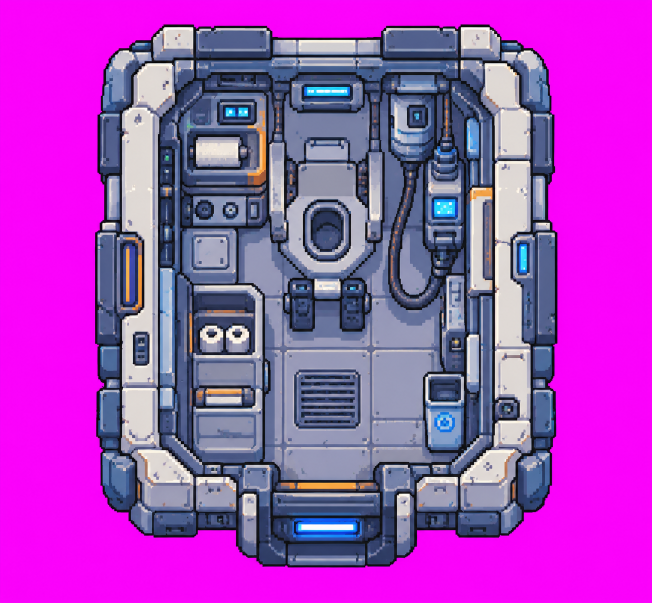
#> input picture src/assets/Nave/Banheiro-Espacial.png, 1304 x 1206 px, given in place of equipe1.png, which was not available (shown at 1/2 size)
$ python build_head_sheets.py
#> lines starting #> are read from the running program, lines starting #| are printed output that depends on the picture; after the words box and inside, x2 and y2 are one past the last pixel; in counts of white or black regions, pixels touching at a corner belong together
### scripts/build_station_assets.py
"""
Build the in-game station pieces from the raw art in src/assets/Nave/.

For every piece it:
  1. keys out the magenta background (soft alpha + colour un-blending, so the
     JPEG fringes do not leave a pink halo),
  2. trims the empty border,
  3. resizes it to the in-game scale (pixels on screen at camera zoom 1),
  4. writes an RGBA PNG to src/assets/station/<name>.png.

Requirements: Python 3.10+, Pillow, numpy  (pip install pillow numpy)
Usage (from the project root):  python scripts/build_station_assets.py

Re-run it whenever an image in src/assets/Nave/ changes. If the trimmed size
of a piece changes, check its walkable rects in src/game/world/stationLayout.ts.
"""

from __future__ import annotations

import sys
from pathlib import Path

import numpy as np
from PIL import Image

ROOT = Path(__file__).resolve().parent.parent
SRC_DIR = ROOT / "src" / "assets" / "Nave"
OUT_DIR = ROOT / "src" / "assets" / "station"

# name -> (source file, scale). Scales put every piece on the same visual grid:
# the 1536px top-down rooms at 0.5, the 2752px side-view art at 0.25.
PIECES: dict[str, tuple[str, float]] = {
    "greenhouse": ("Estufa-Hidropônica-Espacial.png", 0.5),
    "lab": ("modulo-laboratorial- invertido.jpeg", 0.5),
    "gym": ("Academia.png", 0.5),
    "kitchen": ("Cozinha.png", 0.5),
    "capsules": ("Cápsulas-Espaciais-de-Transporte.png", 0.5),
    "bathroom": ("banheiro-invertido.jpeg", 0.42),
    "dormitory": ("cabine-dormitorio.jpeg", 0.5),
    "node": ("no-de-conexao.jfif", 0.25),
    "airlock": ("airlocks.jfif", 0.25),
    "truss": ("treliça.jfif", 0.25),
    "radiator": ("radiador.jfif", 0.25),
    "solar": ("Painel-Solar.jpeg", 0.75),
}

# Pieces whose art itself contains magenta/pink (the greenhouse grow lights): only the
# magenta connected to the image border is background. Everywhere else every magenta
# pixel is keyed, so enclosed gaps (e.g. inside the truss lattice) turn transparent too.
BORDER_KEY_ONLY = {"greenhouse"}

# Doorways painted in the key colour (a see-through gap between the door posts). After
# keying they would show open space and cut the crew walking through them, so they are
# filled with the floor right below. Rects are (x0, y0, x1, y1) in built-PNG pixels.
DOOR_FILLS: dict[str, list[tuple[int, int, int, int]]] = {
    "bathroom": [(160, 24, 236, 80)],
    "lab": [(347, 14, 401, 46)],
}
# Height of the floor strip (just under the hole) that is tiled upward into it.
DOOR_FILL_STRIP = 16

# "magenta-ness" = min(R, B) - G. Pure key ~255, neutral greys ~0, blues < 0.
KEY_OPAQUE_BELOW = 60.0
KEY_CLEAR_ABOVE = 140.0


# [17 lines left out: function connected_to_border, not called in this run]


def key_out_magenta(img: Image.Image, border_only: bool = False) -> Image.Image:
#> called with border_only = False
    rgb = np.asarray(img.convert("RGB")).astype(np.float32)
    r, g, b = rgb[..., 0], rgb[..., 1], rgb[..., 2]
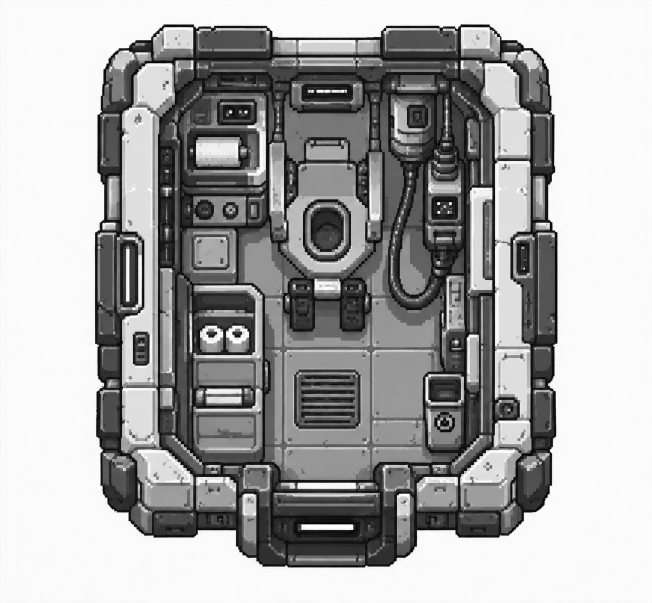
#> r: shape (1206, 1304) float32 (shown at 1/2 size); min 0, max 255, mean 167.2
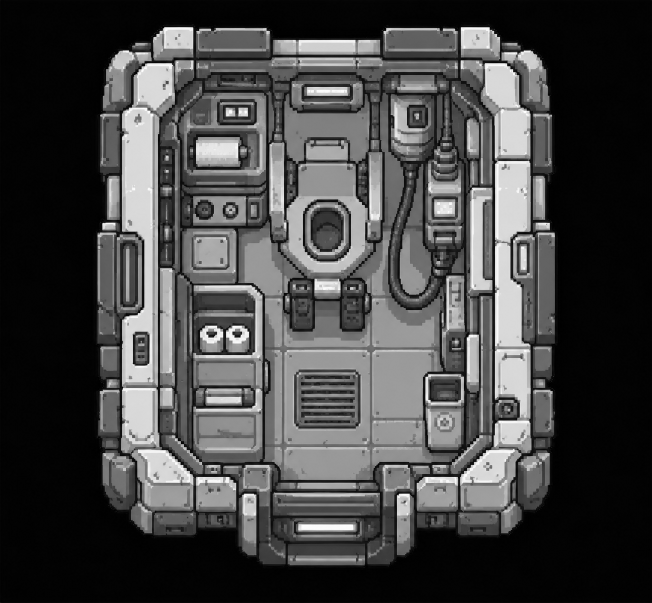
#> g: shape (1206, 1304) float32 (shown at 1/2 size); min 0, max 255, mean 68.8
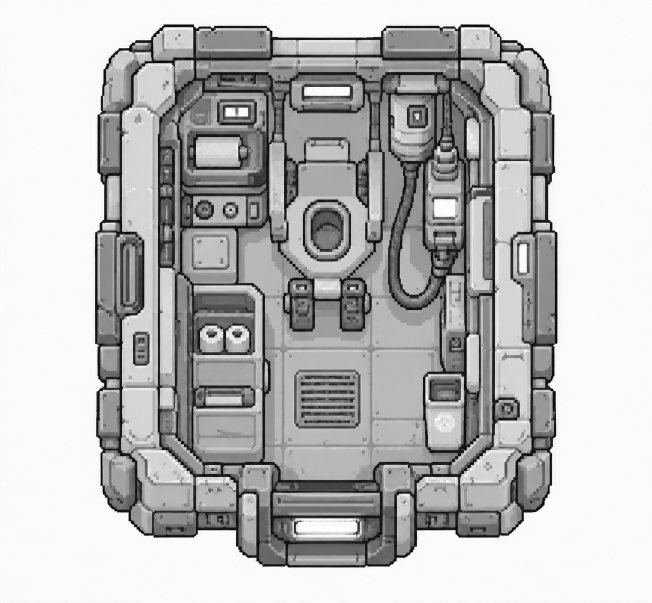
#> b: shape (1206, 1304) float32 (shown at 1/2 size); min 0, max 255, mean 186.5
    m = np.minimum(r, b) - g
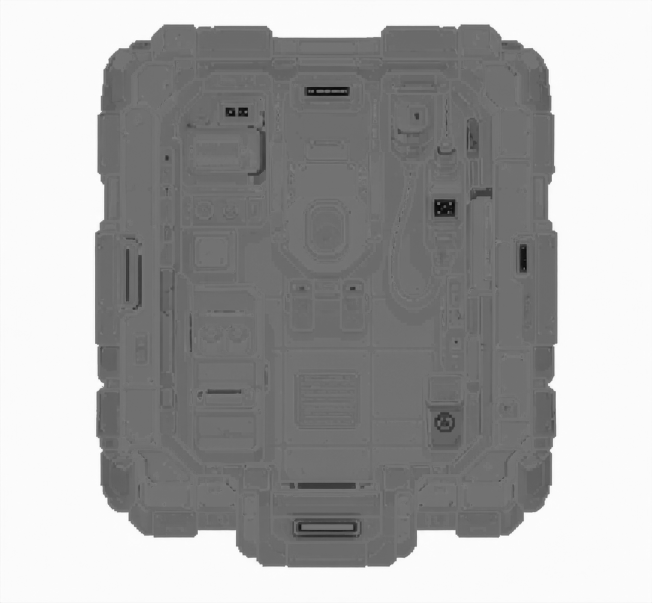
#> m: shape (1206, 1304) float32 (shown at 1/2 size); min -208, max 255, mean 96.4; drawn with min black and max white

    # Actual key colour of this file (JPEG/PNG exports drift a little from #ff00ff).
    key_px = rgb[m > 180]
    key = key_px.mean(axis=0) if len(key_px) else np.array([255.0, 0.0, 255.0])
#> key = [250.5, 2.1, 250.3]

    alpha = np.clip((KEY_CLEAR_ABOVE - m) / (KEY_CLEAR_ABOVE - KEY_OPAQUE_BELOW), 0.0, 1.0)
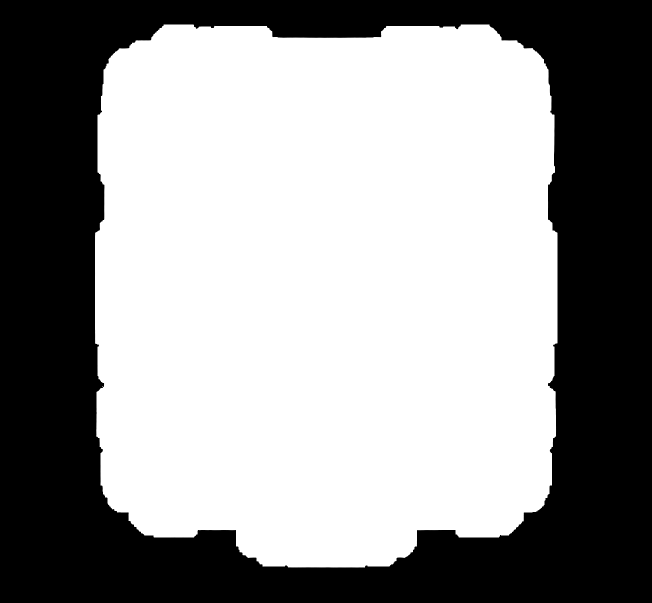
#> alpha: shape (1206, 1304) float32 (shown at 1/2 size); min 0, max 1, mean 0.587
    if border_only:
        alpha = np.where(connected_to_border(m > KEY_OPAQUE_BELOW), alpha, 1.0)

    # Un-blend partially keyed pixels: C = a*F + (1-a)*K  =>  F = (C - (1-a)K) / a
    a = alpha[..., None]
    safe = np.maximum(a, 1e-3)
    fg = np.clip((rgb - (1.0 - a) * key) / safe, 0, 255)
    fg = np.where(a > 0, fg, 0)
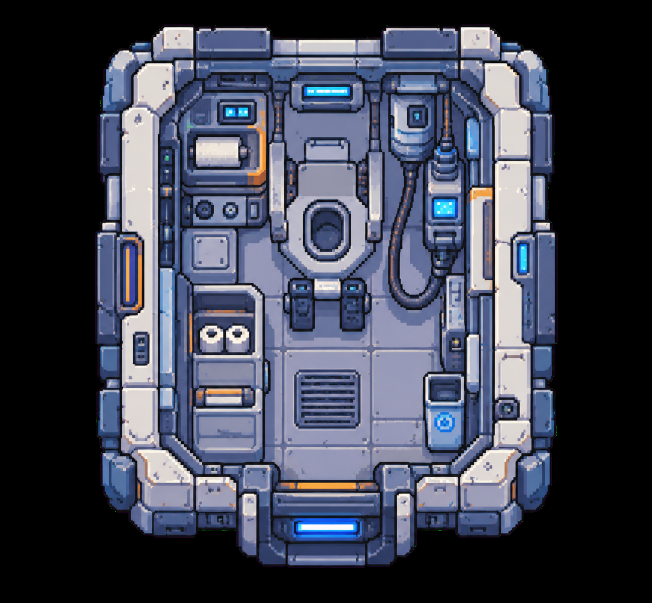
#> fg: shape (1206, 1304, 3) float32 (shown at 1/2 size); mean of channels 0, 1, 2 64, 67.9, 83.2; drawn as R, G, B

    out = np.dstack([fg, alpha * 255.0]).round().astype(np.uint8)
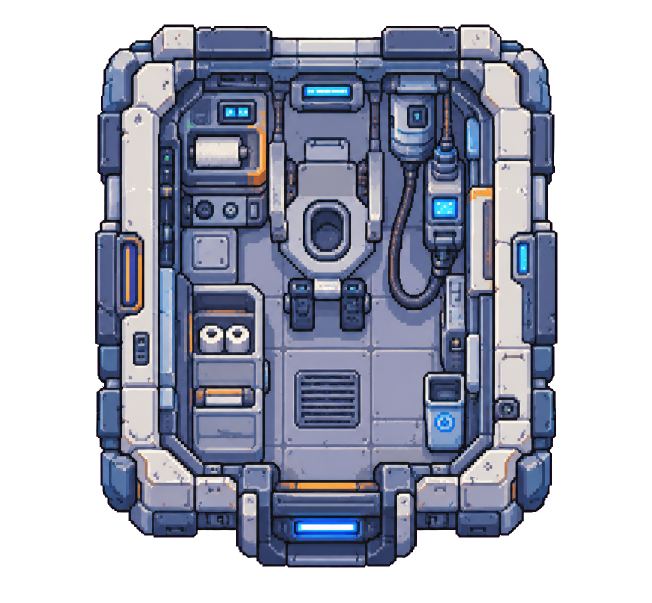
#> out: shape (1206, 1304, 4) (shown at 1/2 size); mean of channels 0, 1, 2, 3 64, 68, 83.2, 149.8; transparent parts drawn white
#> in main, `opaque = rgba[..., 3] > 128`: opaque: shape (1206, 1304) bool; 58.7% white; 1 black region, box (x1, y1, x2, y2) and area: (0, 0, 1304, 1206) 648926
    return Image.fromarray(out, "RGBA")


# [47 lines left out: functions fill_doorways, build_piece, main, not called in this run]


# [2 lines that do not run on import are left out]

### scripts/build_head_sheets.py
"""
Build the in-game head atlas from the team's head sheets (public/assets/cabecas/equipe*.png).

Each sheet is a 4x4 grid on a magenta background: one astronaut per row, columns
front / side (facing right) / side (facing left) / back. The art is pixel art drawn
~8.5x bigger than the game sprite, so every head is sampled back down to game pixels
(median of the middle of each source block, which keeps the pixels crisp) and placed
in a fixed frame with the chin on the neck pin, like the old atlas.

Output: src/assets/cabecas/exports/equipes/cabecas.png + cabecas.json
(same schema as web-v2/cabecas.json, read by src/game/world/modularAstronaut.ts).

Requirements: Python 3.10+, Pillow, numpy. Usage (project root):
    python scripts/build_head_sheets.py
"""

from __future__ import annotations

import json
import sys
from pathlib import Path

import numpy as np
from PIL import Image

sys.path.insert(0, str(Path(__file__).resolve().parent))
from build_station_assets import key_out_magenta  # noqa: E402

ROOT = Path(__file__).resolve().parent.parent
SRC_DIR = ROOT / "public" / "assets" / "cabecas"
OUT_DIR = ROOT / "src" / "assets" / "cabecas" / "exports" / "equipes"

# Sheet -> head id per row (ids are used in src/data/crews.ts).
SHEETS: dict[str, list[str]] = {
    "equipe1.png": ["a-pontes", "a-aunon", "a-schmitt", "a-mcclain"],
    "equipe2.png": ["b-armstrong", "b-aunon", "b-pontes", "b-watkins"],
}
# Sheet column used for each view the game needs (side frames face right).
VIEW_COLUMNS = {"front": 0, "side": 1, "back": 3}

# Game pixels per sheet pixel: ~195 sheet px from the top of the hair to the chin
# become ~23 game px, the size of the old heads.
SCALE = 23 / 195
FRAME_W, FRAME_H = 36, 31
# Neck pin: the chin's bottom pixel row is PIN_Y + 1 (as in the old atlas), and the
# head is centred half a pixel left of PIN_X.
PIN_X, PIN_Y = 18, 24
# Only the middle of each source block is sampled, so block edges don't bleed.
SAMPLE_CORE = 0.6


def runs(profile: np.ndarray, min_len: int) -> list[tuple[int, int]]:
    """[start, end] index ranges where `profile` is true, at least `min_len` long."""
#> called with profile = array of shape (1206,), min_len = 40
    out: list[tuple[int, int]] = []
    start: int | None = None
    for i, on in enumerate(profile):
        if on and start is None:
            start = i
        elif not on and start is not None:
            if i - start >= min_len:
                out.append((start, i - 1))
            start = None
#> this loop made 1206 passes
#> (on, start) on pass 50: (True, 49)
#> on on passes 1 to 6: False, False, False, False, False, False
#> after the loop, out = [(49, 1134)]
    if start is not None and len(profile) - start >= min_len:
        out.append((start, len(profile) - 1))
    return out


def chin_row(rgb: np.ndarray, opaque: np.ndarray) -> int:
    """Lowest skin-coloured row in the middle of a front view (hair can hang lower at the sides)."""
    w = rgb.shape[1]
    mid = slice(int(w * 0.3), int(w * 0.7))
    r, g, b = (rgb[:, mid, i].astype(int) for i in range(3))
    skin = (r > 150) & (r > g) & (g > b) & (r - b > 40) & opaque[:, mid]
    return int(np.nonzero(skin.any(axis=1))[0].max())


def sample_head(rgba: np.ndarray, center_x: float, chin_bottom: float) -> np.ndarray:
    """Game-sized head frame sampled from one sheet cell (coordinates in sheet px)."""
    out = np.zeros((FRAME_H, FRAME_W, 4), dtype=np.uint8)
    block = 1 / SCALE
    half = block * SAMPLE_CORE / 2
    h, w = rgba.shape[:2]
    for ty in range(FRAME_H):
        cy = chin_bottom + (ty + 0.5 - (PIN_Y + 2)) * block
        for tx in range(FRAME_W):
            cx = center_x + (tx + 0.5 - (PIN_X - 0.5)) * block
            y0, y1 = int(round(cy - half)), int(round(cy + half))
            x0, x1 = int(round(cx - half)), int(round(cx + half))
            if y1 <= 0 or x1 <= 0 or y0 >= h or x0 >= w:
                continue
            core = rgba[max(y0, 0) : y1, max(x0, 0) : x1].reshape(-1, 4)
            solid = core[core[:, 3] > 128]
            if len(solid) * 2 < len(core):
                continue
            out[ty, tx, :3] = np.median(solid[:, :3], axis=0).round()
            out[ty, tx, 3] = 255
    return out


def main() -> int:
    views = list(VIEW_COLUMNS)
    order: list[str] = []
    frames: list[list[np.ndarray]] = []

    for sheet, head_ids in SHEETS.items():
        rgba = np.asarray(key_out_magenta(Image.open(SRC_DIR / sheet)))
        opaque = rgba[..., 3] > 128
        rows = runs(opaque.sum(axis=1) > 2, 40)
#> rows = [(49, 1134)]
        if len(rows) != len(head_ids):
#> (the run stopped early here; a loop or call above may not have finished)

$ run again, on src/assets/Nave/Módulo-Espacial-Laboratorial.png
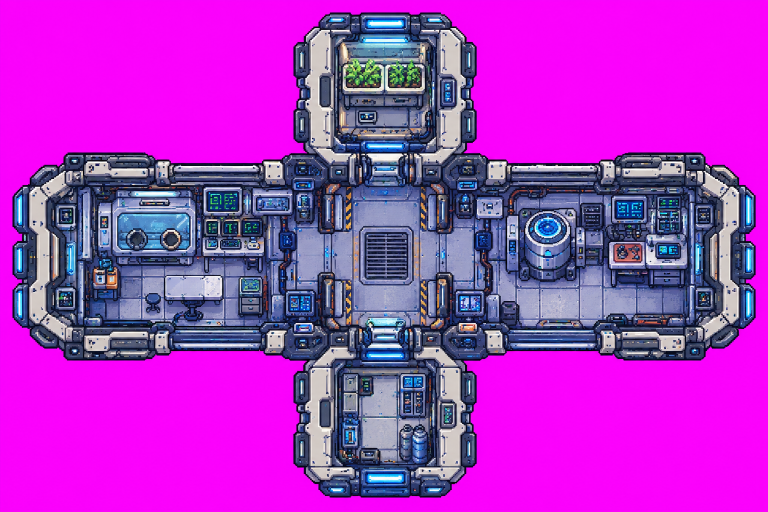
#> input picture src/assets/Nave/Módulo-Espacial-Laboratorial.png, 1536 x 1024 px, given in place of equipe1.png, which was not available (shown at 1/2 size)
#> in key_out_magenta, `m = np.minimum(r, b) - g`:
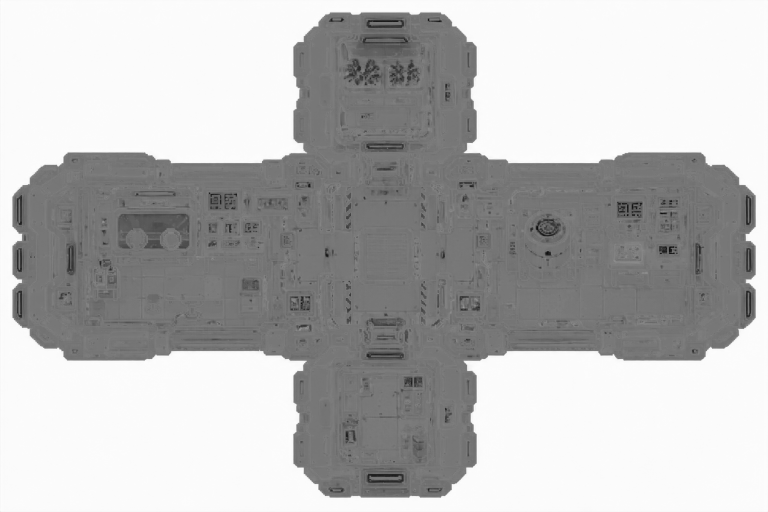
#> m: shape (1024, 1536) float32 (shown at 1/2 size); min -232, max 255, mean 121.3; drawn with min black and max white
#> key = [251.3, 1.95, 253]
#> in key_out_magenta, `out = np.dstack([fg, alpha * 255.0]).round().astype(np.uint8)`:
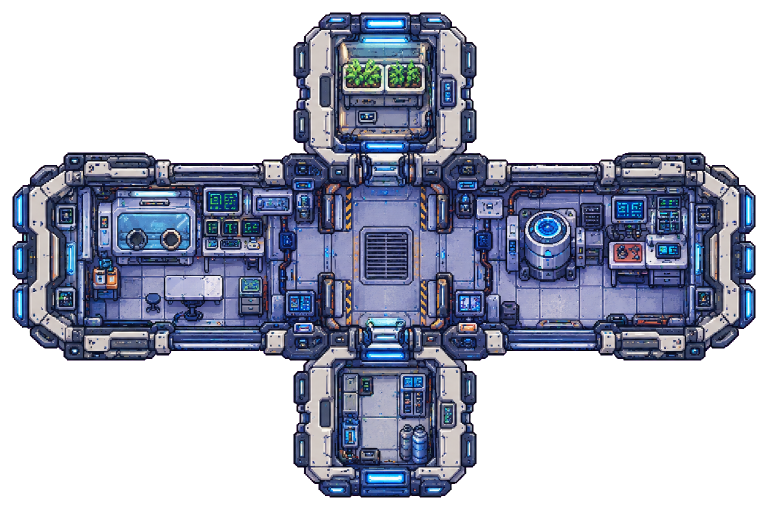
#> out: shape (1024, 1536, 4) (shown at 1/2 size); mean of channels 0, 1, 2, 3 45.5, 49.9, 65.5, 124.6; transparent parts drawn white
#> opaque: shape (1024, 1536) bool; 48.9% white; 1 white region, box (x1, y1, x2, y2) and area: (25, 25, 1511, 995) 768713
#> the loop in runs, `for i, on in enumerate(profile):` made 1024 passes
#> (on, start) on pass 26: (True, 25)
#> after the loop in runs, `for i, on in enumerate(profile):`: out = [(25, 994)]

$ run again, on src/assets/Nave/radiador.jpeg
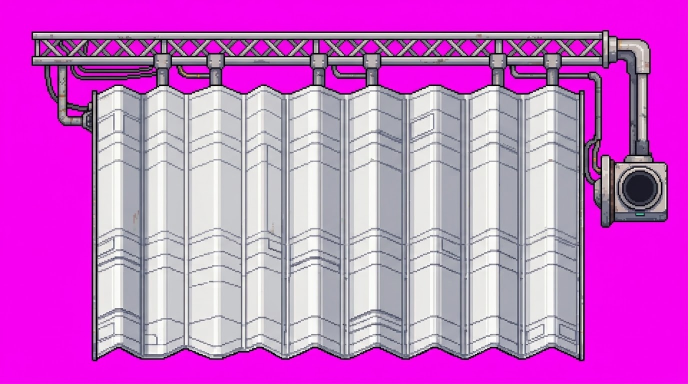
#> input picture src/assets/Nave/radiador.jpeg, 1376 x 768 px, given in place of equipe1.png, which was not available (shown at 1/2 size)
#> in key_out_magenta, `m = np.minimum(r, b) - g`:
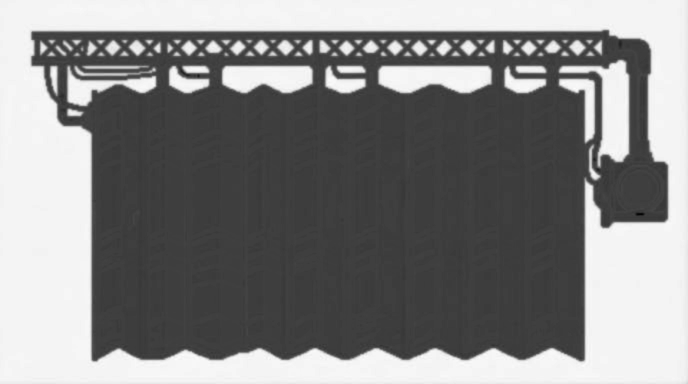
#> m: shape (768, 1376) float32 (shown at 1/2 size); min -84, max 255, mean 93.5; drawn with min black and max white
#> key = [246.6, 1.26, 239.5]
#> in key_out_magenta, `out = np.dstack([fg, alpha * 255.0]).round().astype(np.uint8)`:
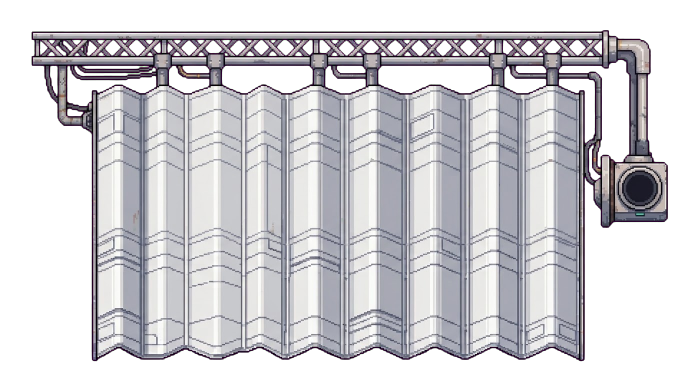
#> out: shape (768, 1376, 4) (shown at 1/2 size); mean of channels 0, 1, 2, 3 106.2, 106.1, 109.1, 154.3; transparent parts drawn white
#> opaque: shape (768, 1376) bool; 60.5% white; 90 black regions (1 under 20 px), largest, box (x1, y1, x2, y2) and area: (0, 0, 1376, 768) 351094, (1118, 120, 1259, 334) 11638, (757, 132, 984, 186) 10387
#> the loop in runs, `for i, on in enumerate(profile):` made 768 passes
#> start on pass 61: 60
#> after the loop in runs, `for i, on in enumerate(profile):`: out = [(60, 721)]
